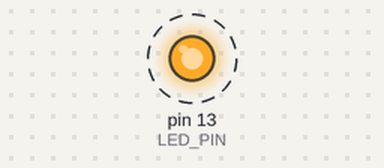
This sketch was run on a simulated Arduino Uno, built with avr-gcc and run on an emulated ATmega328P. Parts: output pins drawn as LEDs (lit = HIGH). Dashed ring = blinking.

Above: at 0.2 s.
Timing chart, 0 to 3.0 s (numbered marks = the images above):
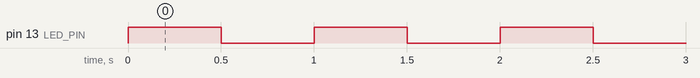

Measured:
- by itself, pin 13 (LED_PIN): alternates HIGH for 0.50 s and LOW for 0.50 s

The sketch:

main.ino
```cpp
// LED Blink — 1 Hz (500ms on, 500ms off)
// LED on D13 via 220 ohm resistor

const uint8_t LED_PIN = 13;

void setup() {
  pinMode(LED_PIN, OUTPUT);
}

void loop() {
  digitalWrite(LED_PIN, HIGH);  // LED on
  delay(500);
  digitalWrite(LED_PIN, LOW);   // LED off
  delay(500);
}
```
